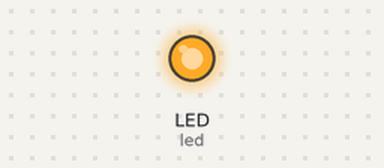
A program run on a simulated CircuitPython board. Parts: output pins drawn as LEDs (lit = HIGH).

Above: at 0.05 s.
At 1.5 s:
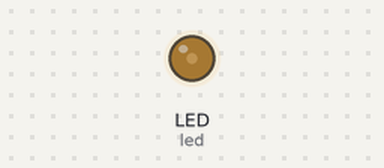
At 3.0 s:
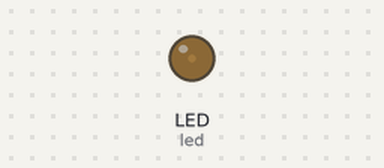
Timing chart, 0 to 6.9 s (numbered marks = the images above):
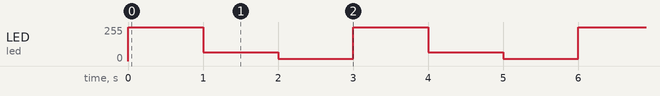

Measured:
- by itself, LED (led): repeats every 3.0 s: 64/255 1.0 s, 16/255 1.0 s, 255/255 1.0 s

The program:

builtin-led.py
```python
# PWM example for RPi Pico
# cycles from fully on 65535 to 4095 - builtin LED
# still shines even though a fraction of full value

import time
import pwmio
import board
import digitalio

led = pwmio.PWMOut(board.LED, frequency=60, duty_cycle=0)

while True:
    led.duty_cycle = (2 ** 16 -1) #65535 - full scope of PWM
    time.sleep(1)
    led.duty_cycle = (2 ** 14 -1)
    time.sleep(1)
    led.duty_cycle = (2 ** 12 -1)
    time.sleep(1)
```
